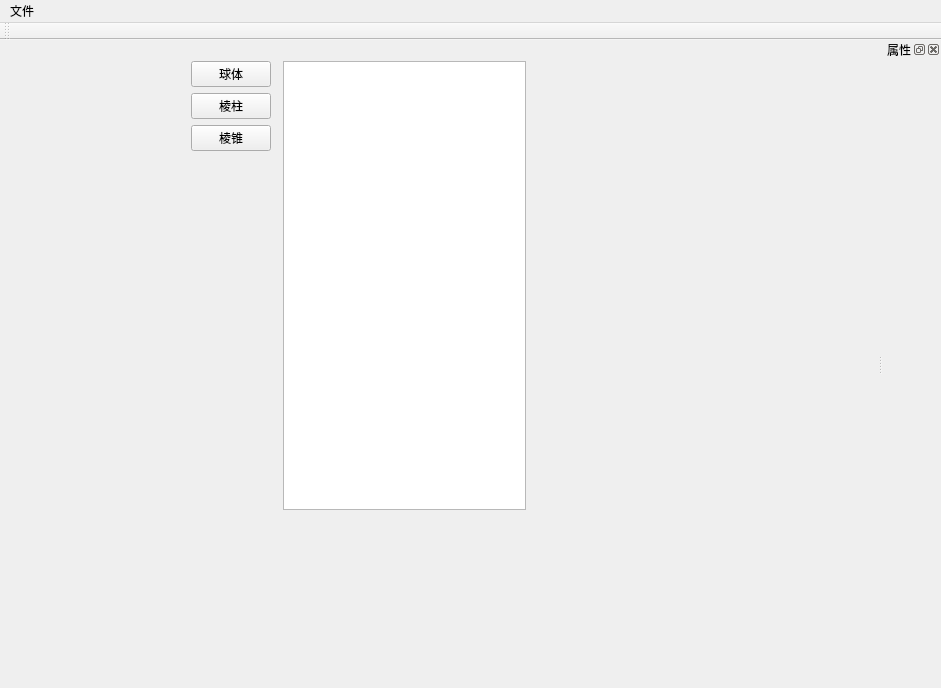
<?xml version="1.0" encoding="UTF-8"?>
<ui version="4.0">
 <class>QtWidgetsVTKTestClass</class>
 <widget class="QMainWindow" name="QtWidgetsVTKTestClass">
  <property name="geometry">
   <rect>
    <x>0</x>
    <y>0</y>
    <width>941</width>
    <height>688</height>
   </rect>
  </property>
  <property name="windowTitle">
   <string>QtWidgetsVTKTest</string>
  </property>
  <widget class="QWidget" name="centralWidget">
   <widget class="QWidget" name="layoutWidget">
    <property name="geometry">
     <rect>
      <x>180</x>
      <y>10</y>
      <width>357</width>
      <height>471</height>
     </rect>
    </property>
    <layout class="QHBoxLayout" name="horizontalLayout">
     <item>
      <layout class="QVBoxLayout" name="verticalLayout">
       <item>
        <widget class="QPushButton" name="pushButton">
         <property name="text">
          <string>球体</string>
         </property>
        </widget>
       </item>
       <item>
        <widget class="QPushButton" name="pushButton_2">
         <property name="text">
          <string>棱柱</string>
         </property>
        </widget>
       </item>
       <item>
        <widget class="QPushButton" name="pushButton_3">
         <property name="text">
          <string>棱锥</string>
         </property>
        </widget>
       </item>
       <item>
        <spacer name="verticalSpacer">
         <property name="orientation">
          <enum>Qt::Vertical</enum>
         </property>
         <property name="sizeHint" stdset="0">
          <size>
           <width>20</width>
           <height>40</height>
          </size>
         </property>
        </spacer>
       </item>
      </layout>
     </item>
     <item>
      <widget class="QVTKOpenGLNativeWidget" name="widget" native="true">
       <property name="sizePolicy">
        <sizepolicy hsizetype="Expanding" vsizetype="Preferred">
         <horstretch>0</horstretch>
         <verstretch>0</verstretch>
        </sizepolicy>
       </property>
      </widget>
     </item>
     <item>
      <widget class="ListView" name="listView">
       <property name="enabled">
        <bool>true</bool>
       </property>
       <property name="sizePolicy">
        <sizepolicy hsizetype="Preferred" vsizetype="Expanding">
         <horstretch>0</horstretch>
         <verstretch>0</verstretch>
        </sizepolicy>
       </property>
      </widget>
     </item>
    </layout>
   </widget>
  </widget>
  <widget class="QMenuBar" name="menuBar">
   <property name="geometry">
    <rect>
     <x>0</x>
     <y>0</y>
     <width>941</width>
     <height>23</height>
    </rect>
   </property>
   <widget class="QMenu" name="menu">
    <property name="title">
     <string>文件</string>
    </property>
   </widget>
   <addaction name="menu"/>
  </widget>
  <widget class="QToolBar" name="mainToolBar">
   <attribute name="toolBarArea">
    <enum>TopToolBarArea</enum>
   </attribute>
   <attribute name="toolBarBreak">
    <bool>false</bool>
   </attribute>
  </widget>
  <widget class="QDockWidget" name="dockWidget">
   <property name="windowTitle">
    <string>属性</string>
   </property>
   <attribute name="dockWidgetArea">
    <number>2</number>
   </attribute>
   <widget class="QWidget" name="dockWidgetContents"/>
  </widget>
 </widget>
 <layoutdefault spacing="6" margin="11"/>
 <customwidgets>
  <customwidget>
   <class>QVTKOpenGLNativeWidget</class>
   <extends>QWidget</extends>
   <header location="global">QVTKOpenGLNativeWidget.h</header>
   <container>1</container>
  </customwidget>
  <customwidget>
   <class>ListView</class>
   <extends>QListView</extends>
   <header location="global">ListView.h</header>
  </customwidget>
 </customwidgets>
 <resources>
  <include location="QtWidgetsVTKTest.qrc"/>
 </resources>
 <connections/>
</ui>
